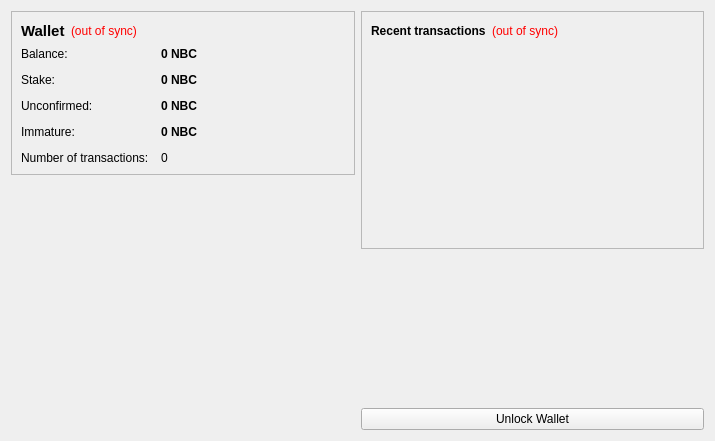
<?xml version="1.0" encoding="UTF-8"?>
<ui version="4.0">
 <class>OverviewPage</class>
 <widget class="QWidget" name="OverviewPage">
  <property name="geometry">
   <rect>
    <x>0</x>
    <y>0</y>
    <width>715</width>
    <height>441</height>
   </rect>
  </property>
  <property name="windowTitle">
   <string>Form</string>
  </property>
  <layout class="QHBoxLayout" name="horizontalLayout" stretch="1,1">
   <item>
    <layout class="QVBoxLayout" name="verticalLayout_2">
     <item>
      <widget class="QFrame" name="frame">
       <property name="frameShape">
        <enum>QFrame::StyledPanel</enum>
       </property>
       <property name="frameShadow">
        <enum>QFrame::Raised</enum>
       </property>
       <layout class="QVBoxLayout" name="verticalLayout_4">
        <item>
         <layout class="QHBoxLayout" name="horizontalLayout_4">
          <item>
           <widget class="QLabel" name="label_5">
            <property name="font">
             <font>
              <pointsize>11</pointsize>
              <weight>75</weight>
              <bold>true</bold>
             </font>
            </property>
            <property name="text">
             <string>Wallet</string>
            </property>
           </widget>
          </item>
          <item>
           <widget class="QLabel" name="labelWalletStatus">
            <property name="toolTip">
             <string>The displayed information may be out of date. Your wallet automatically synchronizes with the nubiancoin network after a connection is established, but this process has not completed yet.</string>
            </property>
            <property name="styleSheet">
             <string notr="true">QLabel { color: red; }</string>
            </property>
            <property name="text">
             <string notr="true">(out of sync)</string>
            </property>
            <property name="alignment">
             <set>Qt::AlignLeading|Qt::AlignLeft|Qt::AlignVCenter</set>
            </property>
           </widget>
          </item>
          <item>
           <spacer name="horizontalSpacer_2">
            <property name="orientation">
             <enum>Qt::Horizontal</enum>
            </property>
            <property name="sizeHint" stdset="0">
             <size>
              <width>40</width>
              <height>20</height>
             </size>
            </property>
           </spacer>
          </item>
         </layout>
        </item>
        <item>
         <layout class="QFormLayout" name="formLayout_2">
          <property name="fieldGrowthPolicy">
           <enum>QFormLayout::AllNonFixedFieldsGrow</enum>
          </property>
          <property name="horizontalSpacing">
           <number>12</number>
          </property>
          <property name="verticalSpacing">
           <number>12</number>
          </property>
          <item row="0" column="0">
           <widget class="QLabel" name="label">
            <property name="text">
             <string>Balance:</string>
            </property>
           </widget>
          </item>
          <item row="0" column="1">
           <widget class="QLabel" name="labelBalance">
            <property name="font">
             <font>
              <weight>75</weight>
              <bold>true</bold>
             </font>
            </property>
            <property name="cursor">
             <cursorShape>IBeamCursor</cursorShape>
            </property>
            <property name="toolTip">
             <string>Your current balance</string>
            </property>
            <property name="text">
             <string notr="true">0 NBC</string>
            </property>
            <property name="textInteractionFlags">
             <set>Qt::LinksAccessibleByMouse|Qt::TextSelectableByKeyboard|Qt::TextSelectableByMouse</set>
            </property>
           </widget>
          </item>
          <item row="1" column="0">
           <widget class="QLabel" name="label_6">
            <property name="text">
             <string>Stake:</string>
            </property>
           </widget>
          </item>
          <item row="1" column="1">
           <widget class="QLabel" name="labelStake">
            <property name="font">
             <font>
              <weight>75</weight>
              <bold>true</bold>
             </font>
            </property>
            <property name="cursor">
             <cursorShape>IBeamCursor</cursorShape>
            </property>
            <property name="toolTip">
             <string>Total of coins that was staked, and do not yet count toward the current balance</string>
            </property>
            <property name="text">
             <string notr="true">0 NBC</string>
            </property>
            <property name="textInteractionFlags">
             <set>Qt::LinksAccessibleByMouse|Qt::TextSelectableByKeyboard|Qt::TextSelectableByMouse</set>
            </property>
           </widget>
          </item>
          <item row="2" column="0">
           <widget class="QLabel" name="label_3">
            <property name="text">
             <string>Unconfirmed:</string>
            </property>
           </widget>
          </item>
          <item row="2" column="1">
           <widget class="QLabel" name="labelUnconfirmed">
            <property name="font">
             <font>
              <weight>75</weight>
              <bold>true</bold>
             </font>
            </property>
            <property name="cursor">
             <cursorShape>IBeamCursor</cursorShape>
            </property>
            <property name="toolTip">
             <string>Total of transactions that have yet to be confirmed, and do not yet count toward the current balance</string>
            </property>
            <property name="text">
             <string notr="true">0 NBC</string>
            </property>
            <property name="textInteractionFlags">
             <set>Qt::LinksAccessibleByMouse|Qt::TextSelectableByKeyboard|Qt::TextSelectableByMouse</set>
            </property>
           </widget>
          </item>
          <item row="3" column="0">
           <widget class="QLabel" name="labelImmatureText">
            <property name="text">
             <string>Immature:</string>
            </property>
           </widget>
          </item>
          <item row="3" column="1">
           <widget class="QLabel" name="labelImmature">
            <property name="font">
             <font>
              <weight>75</weight>
              <bold>true</bold>
             </font>
            </property>
            <property name="toolTip">
             <string>Mined balance that has not yet matured</string>
            </property>
            <property name="text">
             <string notr="true">0 NBC</string>
            </property>
            <property name="textInteractionFlags">
             <set>Qt::LinksAccessibleByMouse|Qt::TextSelectableByKeyboard|Qt::TextSelectableByMouse</set>
            </property>
           </widget>
          </item>
          <item row="4" column="0">
           <widget class="QLabel" name="label_2">
            <property name="text">
             <string>Number of transactions:</string>
            </property>
           </widget>
          </item>
          <item row="4" column="1">
           <widget class="QLabel" name="labelNumTransactions">
            <property name="toolTip">
             <string>Total number of transactions in wallet</string>
            </property>
            <property name="text">
             <string notr="true">0</string>
            </property>
           </widget>
          </item>
         </layout>
        </item>
       </layout>
      </widget>
     </item>
     <item>
      <spacer name="verticalSpacer">
       <property name="orientation">
        <enum>Qt::Vertical</enum>
       </property>
       <property name="sizeHint" stdset="0">
        <size>
         <width>20</width>
         <height>40</height>
        </size>
       </property>
      </spacer>
     </item>
    </layout>
   </item>
   <item>
    <layout class="QVBoxLayout" name="verticalLayout_3">
     <item>
      <widget class="QFrame" name="frame_2">
       <property name="frameShape">
        <enum>QFrame::StyledPanel</enum>
       </property>
       <property name="frameShadow">
        <enum>QFrame::Raised</enum>
       </property>
       <layout class="QVBoxLayout" name="verticalLayout">
        <item>
         <layout class="QHBoxLayout" name="horizontalLayout_2">
          <item>
           <widget class="QLabel" name="label_4">
            <property name="text">
             <string>&lt;b&gt;Recent transactions&lt;/b&gt;</string>
            </property>
           </widget>
          </item>
          <item>
           <widget class="QLabel" name="labelTransactionsStatus">
            <property name="toolTip">
             <string>The displayed information may be out of date. Your wallet automatically synchronizes with the nubiancoin network after a connection is established, but this process has not completed yet.</string>
            </property>
            <property name="styleSheet">
             <string notr="true">QLabel { color: red; }</string>
            </property>
            <property name="text">
             <string notr="true">(out of sync)</string>
            </property>
            <property name="alignment">
             <set>Qt::AlignRight|Qt::AlignTrailing|Qt::AlignVCenter</set>
            </property>
           </widget>
          </item>
          <item>
           <spacer name="horizontalSpacer">
            <property name="orientation">
             <enum>Qt::Horizontal</enum>
            </property>
            <property name="sizeHint" stdset="0">
             <size>
              <width>40</width>
              <height>20</height>
             </size>
            </property>
           </spacer>
          </item>
         </layout>
        </item>
        <item>
         <widget class="QListView" name="listTransactions">
          <property name="styleSheet">
           <string notr="true">QListView { background: transparent; }</string>
          </property>
          <property name="frameShape">
           <enum>QFrame::NoFrame</enum>
          </property>
          <property name="verticalScrollBarPolicy">
           <enum>Qt::ScrollBarAlwaysOff</enum>
          </property>
          <property name="horizontalScrollBarPolicy">
           <enum>Qt::ScrollBarAlwaysOff</enum>
          </property>
          <property name="selectionMode">
           <enum>QAbstractItemView::NoSelection</enum>
          </property>
         </widget>
        </item>
       </layout>
      </widget>
     </item>
     <item>
      <spacer name="verticalSpacer_2">
       <property name="orientation">
        <enum>Qt::Vertical</enum>
       </property>
       <property name="sizeHint" stdset="0">
        <size>
         <width>20</width>
         <height>40</height>
        </size>
       </property>
      </spacer>
     </item>
     <item>
      <widget class="QPushButton" name="unlockWalletButton">
       <property name="text">
        <string>Unlock Wallet</string>
       </property>
      </widget>
     </item>
    </layout>
   </item>
  </layout>
 </widget>
 <resources/>
 <connections/>
</ui>
